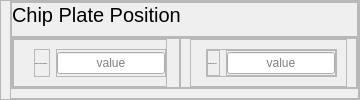
                  <widget class="QFrame" name="frame_133">
                   <property name="minimumSize">
                    <size>
                     <width>0</width>
                     <height>0</height>
                    </size>
                   </property>
                   <property name="maximumSize">
                    <size>
                     <width>16777215</width>
                     <height>100</height>
                    </size>
                   </property>
                   <property name="styleSheet">
                    <string notr="true"/>
                   </property>
                   <property name="frameShape">
                    <enum>QFrame::Shape::StyledPanel</enum>
                   </property>
                   <property name="frameShadow">
                    <enum>QFrame::Shadow::Raised</enum>
                   </property>
                   <layout class="QVBoxLayout" name="verticalLayout_56">
                    <property name="spacing">
                     <number>0</number>
                    </property>
                    <property name="leftMargin">
                     <number>9</number>
                    </property>
                    <property name="topMargin">
                     <number>0</number>
                    </property>
                    <property name="rightMargin">
                     <number>0</number>
                    </property>
                    <property name="bottomMargin">
                     <number>0</number>
                    </property>
                    <item>
                     <widget class="QFrame" name="frame_134">
                      <property name="frameShape">
                       <enum>QFrame::Shape::StyledPanel</enum>
                      </property>
                      <property name="frameShadow">
                       <enum>QFrame::Shadow::Raised</enum>
                      </property>
                      <layout class="QVBoxLayout" name="verticalLayout_88">
                       <property name="spacing">
                        <number>0</number>
                       </property>
                       <property name="leftMargin">
                        <number>0</number>
                       </property>
                       <property name="topMargin">
                        <number>0</number>
                       </property>
                       <property name="rightMargin">
                        <number>0</number>
                       </property>
                       <item>
                        <widget class="QFrame" name="frame_135">
                         <property name="minimumSize">
                          <size>
                           <width>0</width>
                           <height>35</height>
                          </size>
                         </property>
                         <property name="maximumSize">
                          <size>
                           <width>16777215</width>
                           <height>35</height>
                          </size>
                         </property>
                         <property name="frameShape">
                          <enum>QFrame::Shape::StyledPanel</enum>
                         </property>
                         <property name="frameShadow">
                          <enum>QFrame::Shadow::Raised</enum>
                         </property>
                         <layout class="QHBoxLayout" name="horizontalLayout_48">
                          <property name="spacing">
                           <number>0</number>
                          </property>
                          <property name="leftMargin">
                           <number>0</number>
                          </property>
                          <property name="topMargin">
                           <number>0</number>
                          </property>
                          <property name="rightMargin">
                           <number>0</number>
                          </property>
                          <property name="bottomMargin">
                           <number>0</number>
                          </property>
                          <item>
                           <widget class="QLabel" name="label_38">
                            <property name="minimumSize">
                             <size>
                              <width>0</width>
                              <height>35</height>
                             </size>
                            </property>
                            <property name="maximumSize">
                             <size>
                              <width>16777215</width>
                              <height>35</height>
                             </size>
                            </property>
                            <property name="styleSheet">
                             <string notr="true">QLabel {
    font-size: 20px; /* Tamanho da fonte */
	font-family: &quot;Yu Gothic UI Semibold&quot;; /* Família da fonte */
}
</string>
                            </property>
                            <property name="text">
                             <string>Chip Plate Position</string>
                            </property>
                            <property name="alignment">
                             <set>Qt::AlignmentFlag::AlignLeading|Qt::AlignmentFlag::AlignLeft|Qt::AlignmentFlag::AlignTop</set>
                            </property>
                           </widget>
                          </item>
                         </layout>
                        </widget>
                       </item>
                       <item>
                        <widget class="QFrame" name="frame_136">
                         <property name="frameShape">
                          <enum>QFrame::Shape::StyledPanel</enum>
                         </property>
                         <property name="frameShadow">
                          <enum>QFrame::Shadow::Raised</enum>
                         </property>
                         <layout class="QHBoxLayout" name="horizontalLayout_49">
                          <property name="spacing">
                           <number>0</number>
                          </property>
                          <property name="leftMargin">
                           <number>0</number>
                          </property>
                          <property name="topMargin">
                           <number>0</number>
                          </property>
                          <property name="rightMargin">
                           <number>0</number>
                          </property>
                          <property name="bottomMargin">
                           <number>0</number>
                          </property>
                          <item>
                           <widget class="QFrame" name="frame_137">
                            <property name="frameShape">
                             <enum>QFrame::Shape::StyledPanel</enum>
                            </property>
                            <property name="frameShadow">
                             <enum>QFrame::Shadow::Raised</enum>
                            </property>
                            <layout class="QVBoxLayout" name="verticalLayout_89">
                             <property name="spacing">
                              <number>0</number>
                             </property>
                             <property name="leftMargin">
                              <number>0</number>
                             </property>
                             <property name="topMargin">
                              <number>0</number>
                             </property>
                             <property name="rightMargin">
                              <number>12</number>
                             </property>
                             <property name="bottomMargin">
                              <number>0</number>
                             </property>
                             <item>
                              <widget class="QFrame" name="frame_138">
                               <property name="frameShape">
                                <enum>QFrame::Shape::StyledPanel</enum>
                               </property>
                               <property name="frameShadow">
                                <enum>QFrame::Shadow::Raised</enum>
                               </property>
                               <layout class="QHBoxLayout" name="horizontalLayout_50">
                                <property name="leftMargin">
                                 <number>20</number>
                                </property>
                                <property name="rightMargin">
                                 <number>0</number>
                                </property>
                                <item>
                                 <widget class="QFrame" name="frame_139">
                                  <property name="sizePolicy">
                                   <sizepolicy hsizetype="MinimumExpanding" vsizetype="Preferred">
                                    <horstretch>0</horstretch>
                                    <verstretch>0</verstretch>
                                   </sizepolicy>
                                  </property>
                                  <property name="maximumSize">
                                   <size>
                                    <width>200</width>
                                    <height>16777215</height>
                                   </size>
                                  </property>
                                  <property name="frameShape">
                                   <enum>QFrame::Shape::StyledPanel</enum>
                                  </property>
                                  <property name="frameShadow">
                                   <enum>QFrame::Shadow::Raised</enum>
                                  </property>
                                  <layout class="QVBoxLayout" name="verticalLayout_90">
                                   <property name="spacing">
                                    <number>7</number>
                                   </property>
                                   <property name="leftMargin">
                                    <number>0</number>
                                   </property>
                                   <property name="topMargin">
                                    <number>0</number>
                                   </property>
                                   <property name="rightMargin">
                                    <number>0</number>
                                   </property>
                                   <property name="bottomMargin">
                                    <number>0</number>
                                   </property>
                                   <item>
                                    <widget class="QLabel" name="label_155">
                                     <property name="minimumSize">
                                      <size>
                                       <width>0</width>
                                       <height>18</height>
                                      </size>
                                     </property>
                                     <property name="maximumSize">
                                      <size>
                                       <width>16777215</width>
                                       <height>18</height>
                                      </size>
                                     </property>
                                     <property name="font">
                                      <font>
                                       <family>Yu Gothic UI Semilight</family>
                                       <pointsize>-1</pointsize>
                                      </font>
                                     </property>
                                     <property name="styleSheet">
                                      <string notr="true"/>
                                     </property>
                                     <property name="text">
                                      <string>Clearance Over Workpiece:</string>
                                     </property>
                                    </widget>
                                   </item>
                                  </layout>
                                 </widget>
                                </item>
                                <item>
                                 <widget class="QFrame" name="frame_140">
                                  <property name="sizePolicy">
                                   <sizepolicy hsizetype="Preferred" vsizetype="Preferred">
                                    <horstretch>0</horstretch>
                                    <verstretch>0</verstretch>
                                   </sizepolicy>
                                  </property>
                                  <property name="contextMenuPolicy">
                                   <enum>Qt::ContextMenuPolicy::NoContextMenu</enum>
                                  </property>
                                  <property name="layoutDirection">
                                   <enum>Qt::LayoutDirection::RightToLeft</enum>
                                  </property>
                                  <property name="frameShape">
                                   <enum>QFrame::Shape::StyledPanel</enum>
                                  </property>
                                  <property name="frameShadow">
                                   <enum>QFrame::Shadow::Raised</enum>
                                  </property>
                                  <layout class="QVBoxLayout" name="verticalLayout_91">
                                   <property name="spacing">
                                    <number>7</number>
                                   </property>
                                   <property name="leftMargin">
                                    <number>0</number>
                                   </property>
                                   <property name="topMargin">
                                    <number>0</number>
                                   </property>
                                   <property name="rightMargin">
                                    <number>0</number>
                                   </property>
                                   <property name="bottomMargin">
                                    <number>0</number>
                                   </property>
                                   <item>
                                    <widget class="QLineEdit" name="lineEdit_119">
                                     <property name="sizePolicy">
                                      <sizepolicy hsizetype="Preferred" vsizetype="Fixed">
                                       <horstretch>0</horstretch>
                                       <verstretch>0</verstretch>
                                      </sizepolicy>
                                     </property>
                                     <property name="minimumSize">
                                      <size>
                                       <width>0</width>
                                       <height>18</height>
                                      </size>
                                     </property>
                                     <property name="maximumSize">
                                      <size>
                                       <width>180</width>
                                       <height>16777215</height>
                                      </size>
                                     </property>
                                     <property name="text">
                                      <string/>
                                     </property>
                                     <property name="alignment">
                                      <set>Qt::AlignmentFlag::AlignCenter</set>
                                     </property>
                                     <property name="placeholderText">
                                      <string>value</string>
                                     </property>
                                    </widget>
                                   </item>
                                  </layout>
                                 </widget>
                                </item>
                               </layout>
                              </widget>
                             </item>
                            </layout>
                           </widget>
                          </item>
                          <item>
                           <widget class="QFrame" name="frame_141">
                            <property name="frameShape">
                             <enum>QFrame::Shape::StyledPanel</enum>
                            </property>
                            <property name="frameShadow">
                             <enum>QFrame::Shadow::Raised</enum>
                            </property>
                            <layout class="QVBoxLayout" name="verticalLayout_92">
                             <property name="spacing">
                              <number>0</number>
                             </property>
                             <property name="topMargin">
                              <number>0</number>
                             </property>
                             <property name="bottomMargin">
                              <number>0</number>
                             </property>
                             <item>
                              <widget class="QFrame" name="frame_142">
                               <property name="frameShape">
                                <enum>QFrame::Shape::StyledPanel</enum>
                               </property>
                               <property name="frameShadow">
                                <enum>QFrame::Shadow::Raised</enum>
                               </property>
                               <layout class="QHBoxLayout" name="horizontalLayout_51">
                                <property name="spacing">
                                 <number>20</number>
                                </property>
                                <property name="leftMargin">
                                 <number>15</number>
                                </property>
                                <item>
                                 <widget class="QFrame" name="frame_143">
                                  <property name="frameShape">
                                   <enum>QFrame::Shape::StyledPanel</enum>
                                  </property>
                                  <property name="frameShadow">
                                   <enum>QFrame::Shadow::Raised</enum>
                                  </property>
                                  <layout class="QHBoxLayout" name="horizontalLayout_52">
                                   <property name="spacing">
                                    <number>6</number>
                                   </property>
                                   <property name="leftMargin">
                                    <number>0</number>
                                   </property>
                                   <property name="topMargin">
                                    <number>0</number>
                                   </property>
                                   <property name="rightMargin">
                                    <number>0</number>
                                   </property>
                                   <property name="bottomMargin">
                                    <number>0</number>
                                   </property>
                                   <item>
                                    <widget class="QFrame" name="frame_144">
                                     <property name="sizePolicy">
                                      <sizepolicy hsizetype="MinimumExpanding" vsizetype="Preferred">
                                       <horstretch>0</horstretch>
                                       <verstretch>0</verstretch>
                                      </sizepolicy>
                                     </property>
                                     <property name="maximumSize">
                                      <size>
                                       <width>140</width>
                                       <height>16777215</height>
                                      </size>
                                     </property>
                                     <property name="frameShape">
                                      <enum>QFrame::Shape::StyledPanel</enum>
                                     </property>
                                     <property name="frameShadow">
                                      <enum>QFrame::Shadow::Raised</enum>
                                     </property>
                                     <layout class="QVBoxLayout" name="verticalLayout_93">
                                      <property name="spacing">
                                       <number>7</number>
                                      </property>
                                      <property name="leftMargin">
                                       <number>0</number>
                                      </property>
                                      <property name="topMargin">
                                       <number>0</number>
                                      </property>
                                      <property name="rightMargin">
                                       <number>0</number>
                                      </property>
                                      <property name="bottomMargin">
                                       <number>0</number>
                                      </property>
                                      <item>
                                       <widget class="QLabel" name="label_156">
                                        <property name="minimumSize">
                                         <size>
                                          <width>0</width>
                                          <height>18</height>
                                         </size>
                                        </property>
                                        <property name="maximumSize">
                                         <size>
                                          <width>16777215</width>
                                          <height>18</height>
                                         </size>
                                        </property>
                                        <property name="font">
                                         <font>
                                          <family>Yu Gothic UI Semilight</family>
                                          <pointsize>-1</pointsize>
                                         </font>
                                        </property>
                                        <property name="styleSheet">
                                         <string notr="true"/>
                                        </property>
                                        <property name="text">
                                         <string>Distance From Tool:</string>
                                        </property>
                                       </widget>
                                      </item>
                                     </layout>
                                    </widget>
                                   </item>
                                   <item>
                                    <widget class="QFrame" name="frame_145">
                                     <property name="sizePolicy">
                                      <sizepolicy hsizetype="MinimumExpanding" vsizetype="Preferred">
                                       <horstretch>0</horstretch>
                                       <verstretch>0</verstretch>
                                      </sizepolicy>
                                     </property>
                                     <property name="layoutDirection">
                                      <enum>Qt::LayoutDirection::RightToLeft</enum>
                                     </property>
                                     <property name="frameShape">
                                      <enum>QFrame::Shape::StyledPanel</enum>
                                     </property>
                                     <property name="frameShadow">
                                      <enum>QFrame::Shadow::Raised</enum>
                                     </property>
                                     <layout class="QVBoxLayout" name="verticalLayout_94">
                                      <property name="spacing">
                                       <number>7</number>
                                      </property>
                                      <property name="leftMargin">
                                       <number>0</number>
                                      </property>
                                      <property name="topMargin">
                                       <number>0</number>
                                      </property>
                                      <property name="rightMargin">
                                       <number>0</number>
                                      </property>
                                      <property name="bottomMargin">
                                       <number>0</number>
                                      </property>
                                      <item>
                                       <widget class="QLineEdit" name="lineEdit_120">
                                        <property name="minimumSize">
                                         <size>
                                          <width>0</width>
                                          <height>18</height>
                                         </size>
                                        </property>
                                        <property name="maximumSize">
                                         <size>
                                          <width>189</width>
                                          <height>16777215</height>
                                         </size>
                                        </property>
                                        <property name="text">
                                         <string/>
                                        </property>
                                        <property name="alignment">
                                         <set>Qt::AlignmentFlag::AlignCenter</set>
                                        </property>
                                        <property name="placeholderText">
                                         <string>value</string>
                                        </property>
                                       </widget>
                                      </item>
                                     </layout>
                                    </widget>
                                   </item>
                                  </layout>
                                 </widget>
                                </item>
                               </layout>
                              </widget>
                             </item>
                            </layout>
                           </widget>
                          </item>
                         </layout>
                        </widget>
                       </item>
                      </layout>
                     </widget>
                    </item>
                   </layout>
                  </widget>
